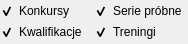
<?xml version="1.0" encoding="UTF-8"?>
<ui version="4.0">
 <class>SerieTypesComboBoxesWidget</class>
 <widget class="QWidget" name="SerieTypesComboBoxesWidget">
  <property name="geometry">
   <rect>
    <x>0</x>
    <y>0</y>
    <width>184</width>
    <height>44</height>
   </rect>
  </property>
  <property name="windowTitle">
   <string>Form</string>
  </property>
  <layout class="QGridLayout" name="gridLayout">
   <property name="leftMargin">
    <number>0</number>
   </property>
   <property name="topMargin">
    <number>0</number>
   </property>
   <property name="rightMargin">
    <number>0</number>
   </property>
   <property name="bottomMargin">
    <number>0</number>
   </property>
   <property name="verticalSpacing">
    <number>0</number>
   </property>
   <item row="0" column="0">
    <widget class="QCheckBox" name="checkBox_competitions">
     <property name="styleSheet">
      <string notr="true">background: transparent; color: black;</string>
     </property>
     <property name="text">
      <string>Konkursy</string>
     </property>
     <property name="checked">
      <bool>true</bool>
     </property>
    </widget>
   </item>
   <item row="0" column="1">
    <widget class="QCheckBox" name="checkBox_trialRounds">
     <property name="styleSheet">
      <string notr="true">background: transparent; color: black;</string>
     </property>
     <property name="text">
      <string>Serie próbne</string>
     </property>
     <property name="checked">
      <bool>true</bool>
     </property>
    </widget>
   </item>
   <item row="1" column="0">
    <widget class="QCheckBox" name="checkBox_qualifications">
     <property name="styleSheet">
      <string notr="true">background: transparent; color: black;</string>
     </property>
     <property name="text">
      <string>Kwalifikacje</string>
     </property>
     <property name="checked">
      <bool>true</bool>
     </property>
    </widget>
   </item>
   <item row="1" column="1">
    <widget class="QCheckBox" name="checkBox_trainings">
     <property name="styleSheet">
      <string notr="true">background: transparent; color: black;</string>
     </property>
     <property name="text">
      <string>Treningi</string>
     </property>
     <property name="checked">
      <bool>true</bool>
     </property>
    </widget>
   </item>
  </layout>
 </widget>
 <resources/>
 <connections/>
</ui>
